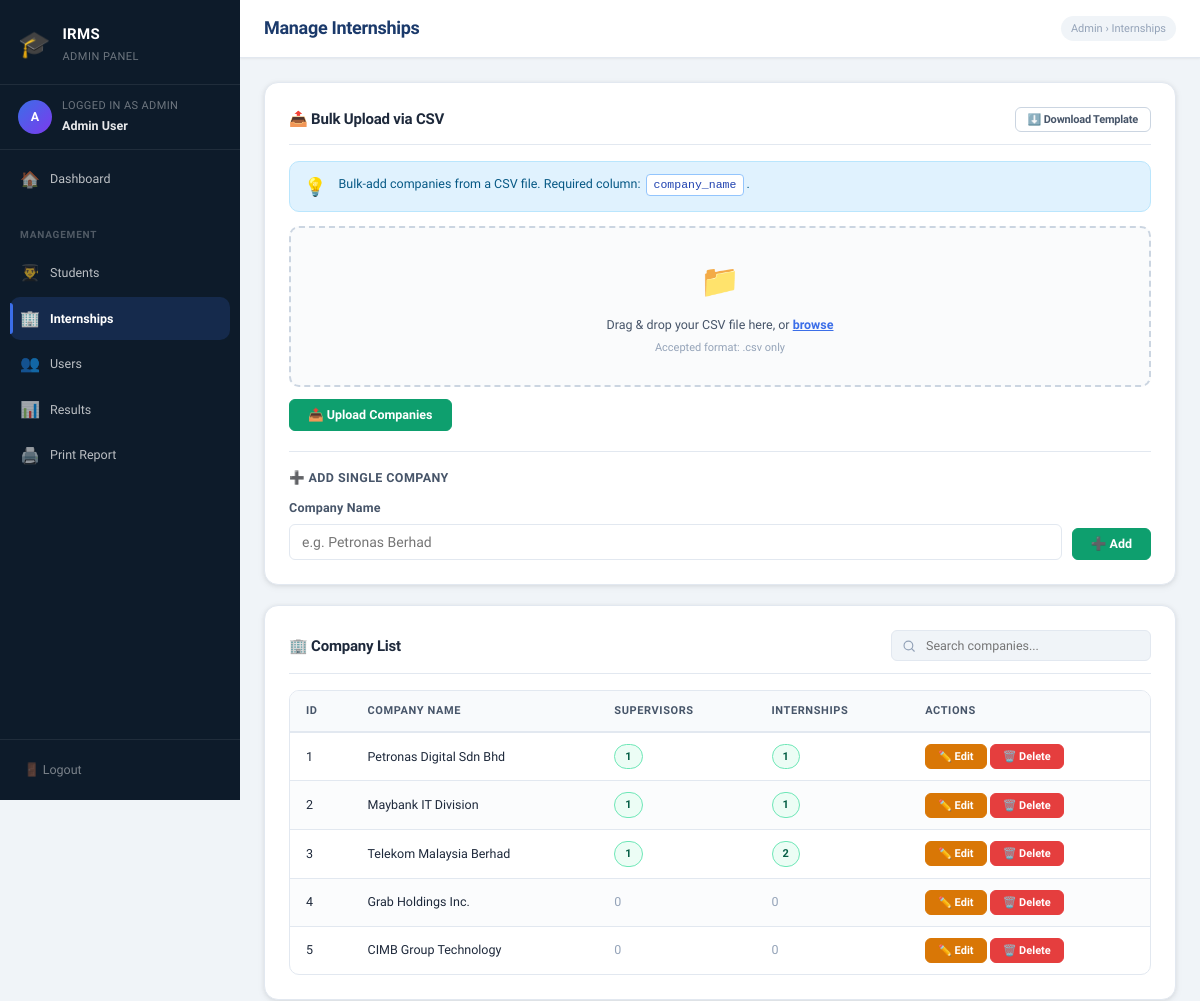
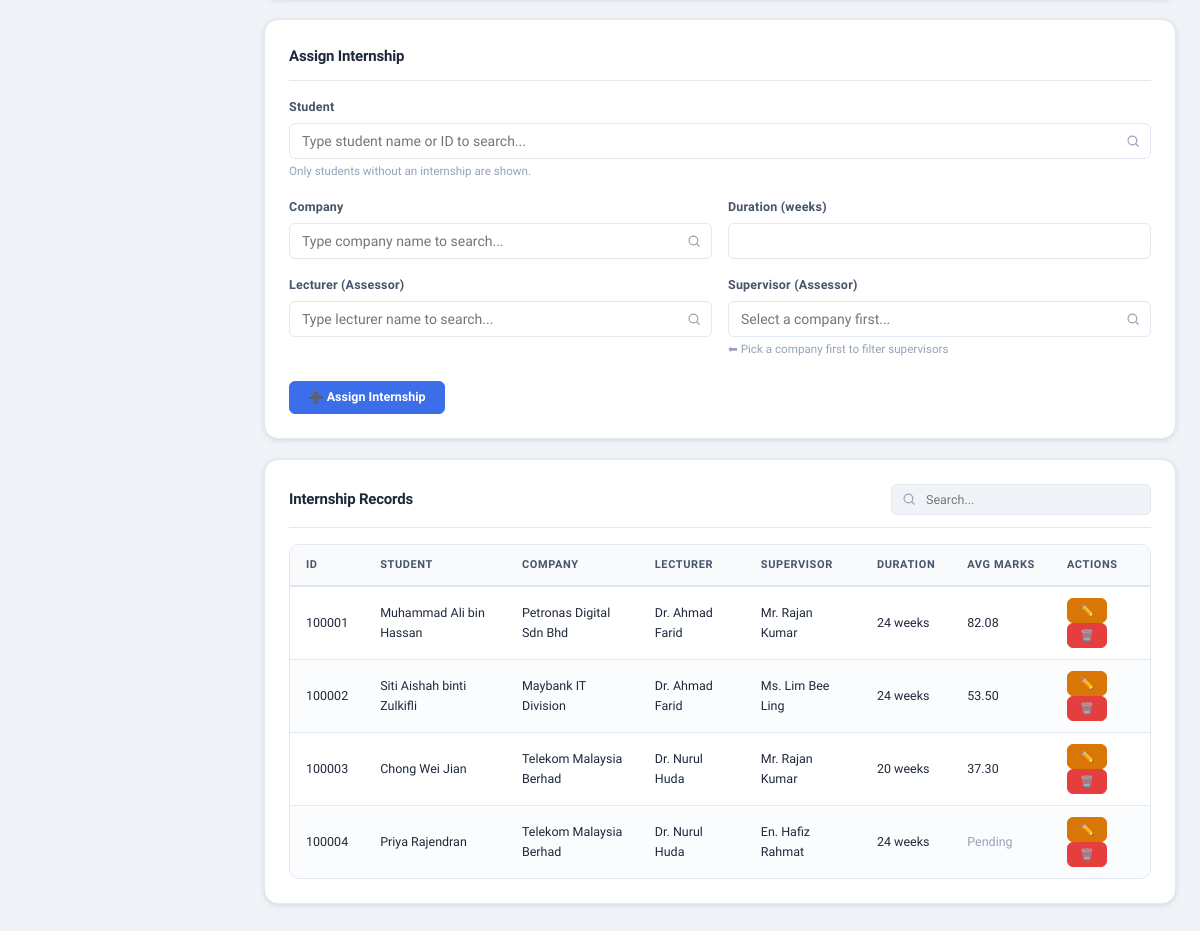
The app's page /admin/internships.php (signed in) with its own data (2 pictures, top to bottom).
### tables this page shows
CREATE TABLE `company` (
  `company_id` int NOT NULL,
  `company_name` varchar(150) NOT NULL
);

CREATE TABLE `internship` (
  `internship_id` int NOT NULL,
  `student_id` varchar(20) NOT NULL,
  `lecturer_id` varchar(20) DEFAULT NULL,
  `supervisor_id` varchar(20) DEFAULT NULL,
  `company_id` int DEFAULT NULL,
  `s_marks_id` int DEFAULT NULL,
  `l_marks_id` int DEFAULT NULL,
  `duration` int DEFAULT NULL,
  `average_marks` decimal(6,2) DEFAULT NULL
);

CREATE TABLE `student` (
  `student_id` varchar(20) NOT NULL,
  `student_name` varchar(100) NOT NULL,
  `student_password` varchar(100) NOT NULL,
  `student_email` varchar(100) DEFAULT NULL,
  `programme` varchar(100) DEFAULT NULL
);

CREATE TABLE `lecturer` (
  `lecturer_id` varchar(20) NOT NULL,
  `lecturer_name` varchar(100) NOT NULL,
  `lecturer_email` varchar(100) DEFAULT NULL,
  `lecturer_password` varchar(100) NOT NULL
);

CREATE TABLE `supervisor` (
  `supervisor_id` varchar(20) NOT NULL,
  `supervisor_name` varchar(100) NOT NULL,
  `supervisor_email` varchar(100) DEFAULT NULL,
  `supervisor_password` varchar(100) NOT NULL,
  `company_id` int DEFAULT NULL
);

### admin/internships.php (the view, shortened to what this page needs)
<?php
require_once "../connection.php";
include "header.php";
$allLecturers = [];
$lRes = mysqli_query($conn, "SELECT lecturer_id, lecturer_name FROM lecturer ORDER BY lecturer_name");
while ($r = mysqli_fetch_assoc($lRes))
    $allLecturers[] = $r;
$allSupervisors = [];
$svRes = mysqli_query(
    $conn,
    "SELECT sv.supervisor_id, sv.supervisor_name, sv.company_id, c.company_name
     FROM supervisor sv
     LEFT JOIN company c ON sv.company_id = c.company_id
     ORDER BY sv.supervisor_name"
);
while ($r = mysqli_fetch_assoc($svRes))
    $allSupervisors[] = $r;
$allCompanies = [];
$cRes = mysqli_query($conn, "SELECT company_id, company_name FROM company ORDER BY company_name");
while ($r = mysqli_fetch_assoc($cRes))
    $allCompanies[] = $r;
$editRow = null;
$editCompany = null;
?>
<div class="topbar">
    <h1>Manage Internships</h1>
    <span class="breadcrumb">Admin &rsaquo; Internships</span>
</div>
<div class="page-body">
    <div class="card" id="company-form" data-section="company-form">
        <div class="card-title flex-between">
            <span>📤 Bulk Upload via CSV</span>
            <a href="internships.php?template=company" class="btn btn-outline btn-sm">⬇️ Download Template</a>
        </div>
        <div class="csv-info-box">
            <div class="csv-info-icon">💡</div>
            <div>Bulk-add companies from a CSV file. Required column: <span class="csv-col">company_name</span>.</div>
        </div>
        <form method="POST" enctype="multipart/form-data" style="margin:14px 0 20px;">
            <div class="csv-upload-area" id="csvDropCompany">
                <div class="csv-upload-icon">📁</div>
                <p class="csv-upload-label">Drag & drop your CSV file here, or <span class="csv-browse-link"
                        onclick="document.getElementById('csvFileCompany').click()">browse</span></p>
                <p class="csv-upload-hint" id="csvFileNameCompany">Accepted format: .csv only</p>
            </div>
            <div style="margin-top:12px;"><button type="submit" class="btn btn-success">📤 Upload Companies</button>
            </div>
        </form>
        <hr style="margin:16px 0;">
        <p
            style="font-size:12.5px;font-weight:700;color:var(--text-secondary);margin-bottom:10px;text-transform:uppercase;letter-spacing:.4px;">
            <?= $editCompany ? '✏️ Edit Company' : '➕ Add Single Company' ?>
        </p>
        <form method="POST" style="display:flex; gap:10px; align-items:flex-end;">
            <div class="form-group mb-0" style="flex:1">
                <label>Company Name</label>
                <input type="text" name="company_name"
                    value="<?= htmlspecialchars($editCompany['company_name'] ?? '') ?>"
                    placeholder="e.g. Petronas Berhad" required>
            </div>
            <button type="submit" class="btn <?= $editCompany ? 'btn-primary' : 'btn-success' ?>">
                <?= $editCompany ? '💾 Update' : '➕ Add' ?>
            </button>
        </form>
    </div>
    <div class="card">
        <div class="card-title flex-between">
            <span>🏢 Company List</span>
            <div class="search-bar">
                <input type="text" id="companySearchInput" placeholder="Search companies...">
            </div>
        </div>
        <div class="table-wrap">
            <table id="companyTable">
                <thead>
                    <tr>
                        <th>ID</th>
                        <th>Company Name</th>
                        <th>Supervisors</th>
                        <th>Internships</th>
                        <th>Actions</th>
                    </tr>
                </thead>
                <tbody>
                    <?php
                    $cListRes = mysqli_query(
                        $conn,
                        "SELECT c.company_id, c.company_name,
                                COUNT(DISTINCT sv.supervisor_id) AS sup_count,
                                COUNT(DISTINCT i.internship_id)  AS int_count
                         FROM company c
                         LEFT JOIN supervisor sv ON sv.company_id = c.company_id
                         LEFT JOIN internship  i  ON i.company_id  = c.company_id
                         GROUP BY c.company_id, c.company_name
                         ORDER BY c.company_id"
                    );
                    while ($crow = mysqli_fetch_assoc($cListRes)):
                        ?>
                        <tr>
                            <td><?= $crow['company_id'] ?></td>
                            <td><?= htmlspecialchars($crow['company_name']) ?></td>
                            <td>
                                <?php if ($crow['sup_count'] > 0): ?>
                                    <span class="badge badge-pass"><?= $crow['sup_count'] ?></span>
                                <?php else: ?>
                                    <span class="text-muted">0</span>
                                <?php endif; ?>
                            </td>
                            <td>
                                <?php if ($crow['int_count'] > 0): ?>
                                    <span class="badge badge-pass"><?= $crow['int_count'] ?></span>
                                <?php else: ?>
                                    <span class="text-muted">0</span>
                                <?php endif; ?>
                            </td>
                            <td>
                                <a href="internships.php?edit_company=<?= $crow['company_id'] ?>"
                                    class="btn btn-warning btn-sm">✏️ Edit</a>
                                <?php
                                $warnParts = [];
                                if ($crow['sup_count'] > 0)
                                    $warnParts[] = $crow['sup_count'] . ' supervisor(s)';
                                if ($crow['int_count'] > 0)
                                    $warnParts[] = $crow['int_count'] . ' internship(s)';
                                $warnMsg = count($warnParts) > 0
                                    ? "Delete '" . htmlspecialchars($crow['company_name'], ENT_QUOTES) . "'?\n\nWarning: This company is linked to " . implode(' and ', $warnParts) . ". Their company reference will be cleared (set to none)."
                                    : "Delete company '" . htmlspecialchars($crow['company_name'], ENT_QUOTES) . "'?";
                                ?>
                                <a href="internships.php?del_company=<?= $crow['company_id'] ?>"
                                    class="btn btn-danger btn-sm confirm-delete"
                                    data-msg="<?= htmlspecialchars($warnMsg) ?>">🗑️ Delete</a>
                            </td>
                        </tr>
                    <?php endwhile; ?>
                </tbody>
            </table>
        </div>
    </div>
    <div class="card" id="internship-form">
        <div class="card-title"><?= $editRow ? 'Edit Internship' : 'Assign Internship' ?></div>
        <form method="POST" id="internshipForm">
            <?php if (!$editRow): ?>
                <div class="form-group">
                    <label>Student</label>
                    <div class="search-dropdown" id="sd-student">
                        <input type="text" class="sd-input" placeholder="Type student name or ID to search..."
                            autocomplete="off">
                    </div>
                    <small class="text-muted">Only students without an internship are shown.</small>
                </div>
            <?php endif; ?>
            <div class="form-row">
                <div class="form-group">
                    <label>Company</label>
                    <div class="search-dropdown" id="sd-company">
                        <input type="text" class="sd-input" placeholder="Type company name to search..."
                            autocomplete="off"
                            value="<?= $editRow ? htmlspecialchars(getCompanyLabel($allCompanies, $editRow['company_id'])) : '' ?>">
                    </div>
                </div>
                <div class="form-group">
                    <label>Duration (weeks)</label>
                    <input type="number" name="duration" min="1" max="52"
                        value="<?= htmlspecialchars($editRow['duration'] ?? '') ?>" required>
                </div>
            </div>
            <div class="form-row">
                <div class="form-group">
                    <label>Lecturer (Assessor)</label>
                    <div class="search-dropdown" id="sd-lecturer">
                        <input type="text" class="sd-input" placeholder="Type lecturer name to search..."
                            autocomplete="off"
                            value="<?= $editRow ? htmlspecialchars(getLecturerLabel($allLecturers, $editRow['lecturer_id'])) : '' ?>">
                    </div>
                </div>
                <div class="form-group">
                    <label>Supervisor (Assessor)</label>
                    <div class="search-dropdown" id="sd-supervisor">
                        <input type="text" class="sd-input" placeholder="Select a company first..." autocomplete="off"
                            value="<?= $editRow ? htmlspecialchars(getSupervisorLabel($allSupervisors, $editRow['supervisor_id'])) : '' ?>">
                    </div>
                    <small class="text-muted" id="sup-hint">⬅ Pick a company first to filter supervisors</small>
                </div>
            </div>
            <div style="display:flex; gap:10px; margin-top:6px;">
                <button type="submit" class="btn btn-primary">
                    <?= $editRow ? '💾 Update' : '➕ Assign Internship' ?>
                </button>
            </div>
        </form>
    </div>
    <div class="card">
        <div class="card-title flex-between">
            <span>Internship Records</span>
            <div class="search-bar">
                <input type="text" id="searchInput" placeholder="Search...">
            </div>
        </div>
        <div class="table-wrap">
            <table id="mainTable">
                <thead>
                    <tr>
                        <th>ID</th>
                        <th>Student</th>
                        <th>Company</th>
                        <th>Lecturer</th>
                        <th>Supervisor</th>
                        <th>Duration</th>
                        <th>Avg Marks</th>
                        <th>Actions</th>
                    </tr>
                </thead>
                <tbody>
                    <?php
                    $sql = "SELECT i.*, s.student_name, c.company_name, l.lecturer_name, sv.supervisor_name
                FROM internship i
                LEFT JOIN student    s  ON i.student_id    = s.student_id
                LEFT JOIN company    c  ON i.company_id    = c.company_id
                LEFT JOIN lecturer   l  ON i.lecturer_id   = l.lecturer_id
                LEFT JOIN supervisor sv ON i.supervisor_id = sv.supervisor_id
                ORDER BY i.internship_id";
                    $res = mysqli_query($conn, $sql);
                    while ($row = mysqli_fetch_assoc($res)):
                        ?>
                        <tr>
                            <td><?= $row['internship_id'] ?></td>
                            <td><?= htmlspecialchars($row['student_name'] ?? '—') ?></td>
                            <td><?= htmlspecialchars($row['company_name'] ?? '—') ?></td>
                            <td><?= htmlspecialchars($row['lecturer_name'] ?? '—') ?></td>
                            <td><?= htmlspecialchars($row['supervisor_name'] ?? '—') ?></td>
                            <td><?= $row['duration'] ? $row['duration'] . ' weeks' : '—' ?></td>
                            <td><?= $row['average_marks'] !== null ? number_format($row['average_marks'], 2) : '<span class="text-muted">Pending</span>' ?>
                            </td>
                            <td>
                                <a href="internships.php?edit=<?= $row['internship_id'] ?>"
                                    class="btn btn-warning btn-sm">✏️</a>
                                <a href="internships.php?delete=<?= $row['internship_id'] ?>"
                                    class="btn btn-danger btn-sm confirm-delete"
                                    data-msg="Delete this internship record?">🗑️</a>
                            </td>
                        </tr>
                    <?php endwhile; ?>
                </tbody>
            </table>
        </div>
    </div>
</div>
<?php include "footer.php"; ?>

### records on screen
company: company_id "1", company_name "Petronas Digital Sdn Bhd", sup_count "1", int_count "1"
company: company_id "2", company_name "Maybank IT Division", sup_count "1", int_count "1"
company: company_id "3", company_name "Telekom Malaysia Berhad", sup_count "1", int_count "2"
company: company_id "4", company_name "Grab Holdings Inc.", shows "0"
company: company_id "5", company_name "CIMB Group Technology", shows "0"
internship: internship_id "100001", student.student_name "Muhammad Ali bin Hassan", company.company_name "Petronas Digital Sdn Bhd", lecturer.lecturer_name "Dr. Ahmad Farid", supervisor.supervisor_name "Mr. Rajan Kumar", duration "24", average_marks "82.08"
internship: internship_id "100002", student.student_name "Siti Aishah binti Zulkifli", company.company_name "Maybank IT Division", lecturer.lecturer_name "Dr. Ahmad Farid", supervisor.supervisor_name "Ms. Lim Bee Ling", duration "24", average_marks "53.50"
internship: internship_id "100003", student.student_name "Chong Wei Jian", company.company_name "Telekom Malaysia Berhad", lecturer.lecturer_name "Dr. Nurul Huda", supervisor.supervisor_name "Mr. Rajan Kumar", duration "20", average_marks "37.30"
internship: internship_id "100004", student.student_name "Priya Rajendran", company.company_name "Telekom Malaysia Berhad", lecturer.lecturer_name "Dr. Nurul Huda", supervisor.supervisor_name "En. Hafiz Rahmat", duration "24", shows "Pending"

### other values on screen
$initials "A"
$_SESSION['name'] "Admin User"
